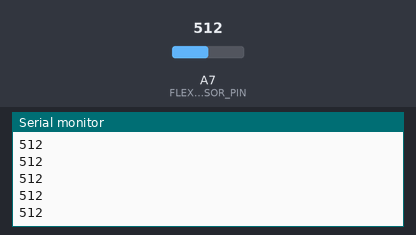
Bench run of a sketch on a simulated Arduino Nano, built with avr-gcc and run on an emulated ATmega328P. Parts: the last lines printed to the serial monitor. Inputs (shaded band) come from the test bench; at power-on: A7 (FLEX_SENSOR_PIN) = 512.

Above: at 1.2 s.
1.3 s: A7 (FLEX_SENSOR_PIN) set to 716
At 1.9 s:
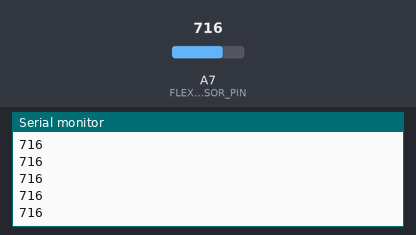
2.8 s: A7 (FLEX_SENSOR_PIN) set to 900
At 3.7 s:
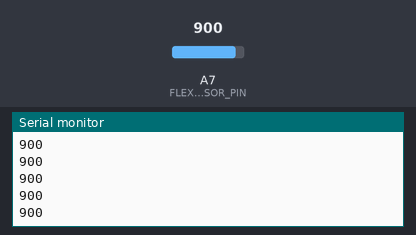
Timing chart, 0 to 5.8 s (numbered marks = the images above; inputs shaded):
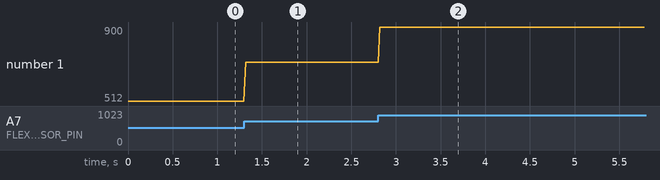

Measured:
- after the input at 1.3 s, the serial monitor: prints a new line at once (image 1)
- after the input at 2.8 s, the serial monitor: prints a new line at once (image 2)
- plotted number 1: 512 → 716 after the input at 1.3 s, 716 → 900 after the input at 2.8 s

The sketch:

plotFlex.ino
```cpp
const int FLEX_SENSOR_PIN = A7;

void setup() {
  Serial.begin(115200);
}

void loop() {
  int rawFlexValue = analogRead(FLEX_SENSOR_PIN);

  // Only print the number so Arduino Serial Plotter
  // can display it clearly.
  Serial.println(rawFlexValue);

  delay(20);
}
```
